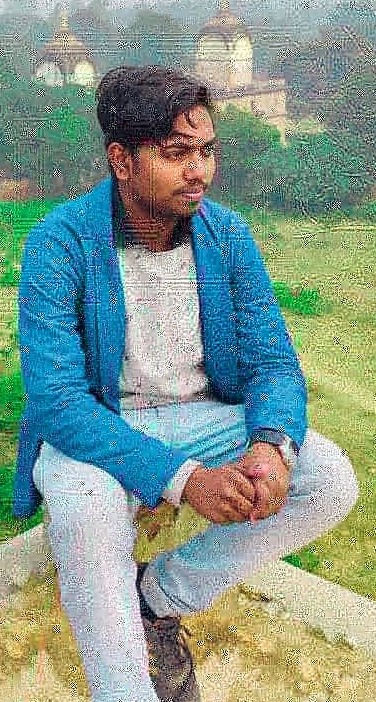
#> input picture imagefacial/lena.jpg, 376 x 702 px
$ python 10.py
#> lines starting #> are read from the running program, lines starting #| are printed output that depends on the picture
import cv2
import numpy as np

img=cv2.imread("lena.jpg")
#> img is the input picture: shape (702, 376, 3); mean B, G, R 141.8, 152.6, 130.6

rotated_img=cv2.transpose(img)
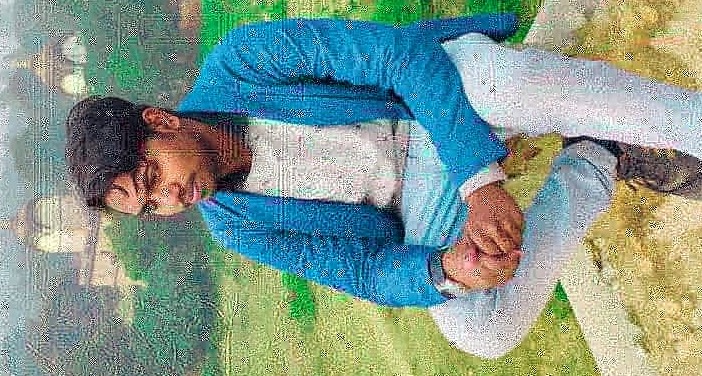
#> rotated_img: shape (376, 702, 3); mean B, G, R 141.8, 152.6, 130.6

cv2.imshow("Original image",img)

cv2.imshow("Rotated Image",rotated_img)

cv2.waitKey(0)
cv2.destroyAllWindows()
